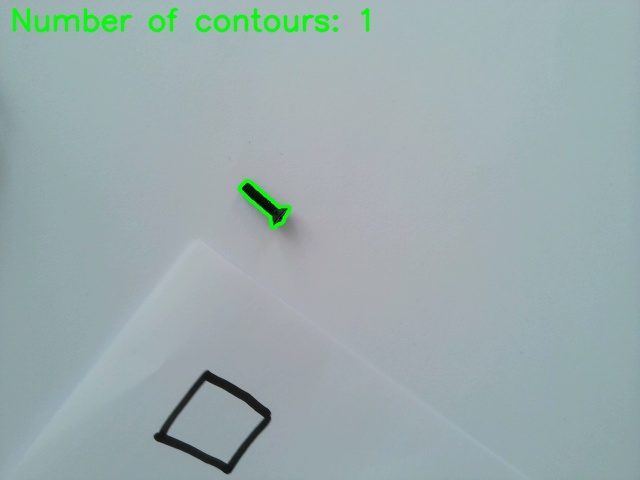
#> input picture code/openCV_intro/example_image.jpg, 640 x 480 px, given in place of the camera
$ python main.py
#> lines starting #> are read from the running program, lines starting #| are printed output that depends on the picture; after the words box and inside, x2 and y2 are one past the last pixel; in counts of white or black regions, pixels touching at a corner belong together
# Detects opens a openCV device, counts blobs based on isolated contours
# and saves the image when the number of insects changes
#
# Author: Sebastian Zug, TU Bergakademie Freiberg

import cv2
import os
import numpy as np
import time
import shutil

# define a function to check if a contour is a rectangle
def is_contour_bad(c):
	# approximate the contour
	peri = cv2.arcLength(c, True)
	approx = cv2.approxPolyDP(c, 0.02 * peri, True)
	# the contour is 'bad' if it is a rectangle
	return len(approx) == 4

# create new folder for images, delete old folder if it exists
folder = 'insect_images'
if os.path.exists(folder):
    shutil.rmtree(folder)
else:
    os.mkdir(folder)

# define a video capture object
vid = cv2.VideoCapture(4)
bug_count = 0

while(True):
    # Capture the video frame
    ret, img = vid.read()
#> img is the input picture: shape (480, 640, 3); mean B, G, R 173.5, 172, 155

    # Check availablity
    if not ret:
        print('Failed to grab frame')
        break

    img_gray = cv2.cvtColor(img, cv2.COLOR_BGR2GRAY)
    ret, thresh = cv2.threshold(img_gray, 100, 255,
                                cv2.THRESH_BINARY)
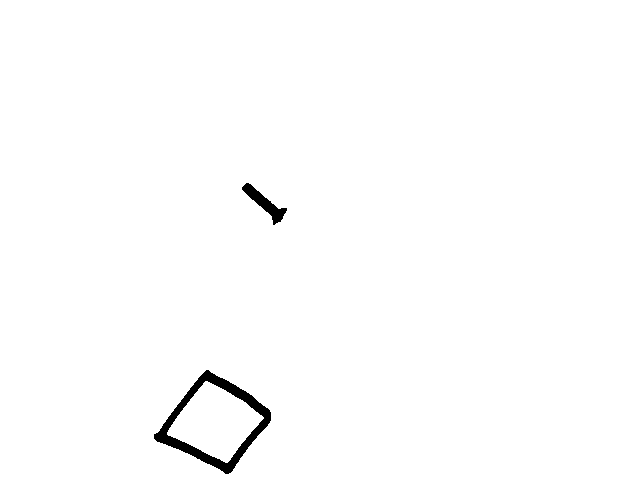
#> thresh: shape (480, 640); 99% white; 2 black regions

    contours, hierarchy = cv2.findContours(image=thresh,
                                           mode=cv2.RETR_TREE,
                                           method=cv2.CHAIN_APPROX_NONE)
#> contours = 4 contours; box (x1, y1, x2, y2) and area: (0, 0, 640, 480) 306081, (153, 369, 272, 475) 6924, (167, 381, 264, 463) 4281, (241, 182, 288, 226) 610
    contours = [c for c in contours if not is_contour_bad(c)]
#> contours = 1 contour; box (x1, y1, x2, y2) and area: (241, 182, 288, 226) 610

    # draw contours on the original image
    img_result = img.copy()
#> (the run stopped early here; a loop or call above may not have finished)
